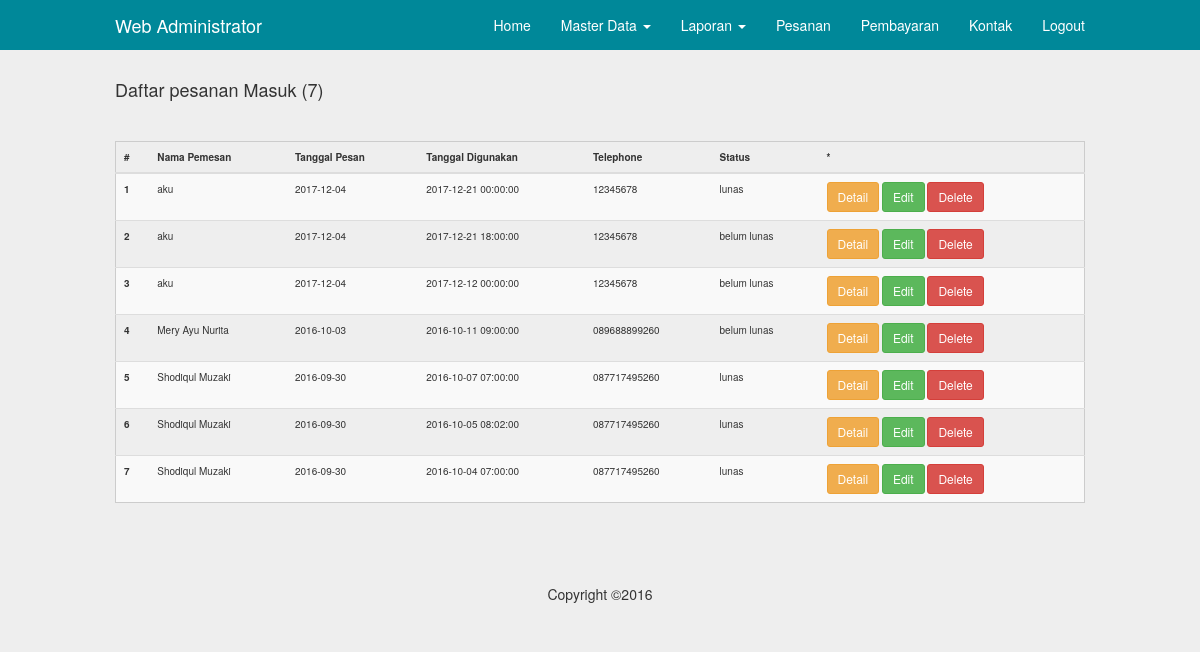
The app's page /admin/pesanan.php (signed in) with its own data.
### tables this page shows
CREATE TABLE `pesanan` (
  `id` int(5) NOT NULL,
  `tanggal_pesan` datetime NOT NULL,
  `tanggal_digunakan` datetime NOT NULL,
  `user_id` int(5) NOT NULL,
  `nama` varchar(100) NOT NULL,
  `alamat` text NOT NULL,
  `kota` varchar(255) NOT NULL,
  `ongkir` int(11) NOT NULL,
  `telephone` varchar(20) NOT NULL,
  `read` enum('0','1') NOT NULL,
  `status` enum('lunas','belum lunas','','') NOT NULL
);

### inc/config.php (called while the page is built, shortened)
<?php
	$no = 1;
?>

### admin/pesanan.php (the view, shortened to what this page needs)
<?php
	include"../inc/config.php";
	include"inc/header.php";
?>
	<div class="container">
		<?php
			$q = mysql_query("select*from pesanan order by id desc");
			$j = mysql_num_rows($q);
		?>
		<h4>Daftar pesanan Masuk (<?php echo ($j>0)?$j:0; ?>)</h4>
		<hr>
		<table class="table table-striped table-hove">
			<thead>
				<tr>
					<th>#</th>
					<th>Nama Pemesan</th>
					<th>Tanggal Pesan</th>
					<th>Tanggal Digunakan</th>
					<th>Telephone</th>
					<th>Status</th>
					<th>*</th>
				</tr>
			</thead>
			<tbody>
		<?php while($data=mysql_fetch_object($q)){ ?>
				<tr <?php if($data->read == 0 ){ echo 'style="background:#cce9f8 !important;"'; } ?> >
					<th scope="row"><?php echo $no++; ?></th>
					<td><?php echo $data->nama ?></td>
					<td><?php echo substr($data->tanggal_pesan,0,10) ?></td>
					<td><?php echo $data->tanggal_digunakan ?></td>
					<td><?php echo $data->telephone ?></td>
					<td><?php echo $data->status ?></td>
					<td>
						<a class="btn btn-sm btn-warning" href="detail_pesanan.php?id=<?php echo $data->id ?>">Detail</a>
						<a class="btn btn-sm btn-success" href="pesanan.php?act=edit&&id=<?php echo $data->id ?>">Edit</a>
						<a class="btn btn-sm btn-danger" href="pesanan.php?act=delete&&id=<?php echo $data->id ?>">Delete</a>
					</td>
				</tr>
		<?php } ?>
			</tbody>
		</table>
    </div>
<?php include"inc/footer.php"; ?>

### assets/css/navbar-fixed-top.css (style rules this page uses)
body { padding-top: 70px; }

### assets/css/style.css (style rules this page uses)
@media (min-width: 768px) { .container { width: 750px; } }
@media (min-width: 992px) { .container { width: 970px; } }
@media (min-width: 1200px) { .container { width: 1000px; } }
.table { border:1px solid#CCC; }
table td, table th { padding:10px; font-size: 10px; }
* { transition: all 200ms ease-in-out; }
body { background-color: #EEE; }

### records on screen
pesanan: nama "aku", tanggal_pesan "2017-12-04", tanggal_digunakan "2017-12-21 00:00:00", telephone "12345678", status "lunas"
pesanan: nama "aku", tanggal_pesan "2017-12-04", tanggal_digunakan "2017-12-21 18:00:00", telephone "12345678", status "belum lunas"
pesanan: nama "aku", tanggal_pesan "2017-12-04", tanggal_digunakan "2017-12-12 00:00:00", telephone "12345678", status "belum lunas"
pesanan: nama "Mery Ayu Nurita", tanggal_pesan "2016-10-03", tanggal_digunakan "2016-10-11 09:00:00", telephone "089688899260", status "belum lunas"
pesanan: nama "Shodiqul Muzaki", tanggal_pesan "2016-09-30", tanggal_digunakan "2016-10-07 07:00:00", telephone "087717495260", status "lunas"
pesanan: nama "Shodiqul Muzaki", tanggal_pesan "2016-09-30", tanggal_digunakan "2016-10-05 08:02:00", telephone "087717495260", status "lunas"
pesanan: nama "Shodiqul Muzaki", tanggal_pesan "2016-09-30", tanggal_digunakan "2016-10-04 07:00:00", telephone "087717495260", status "lunas"

### other values on screen
$j "7"
